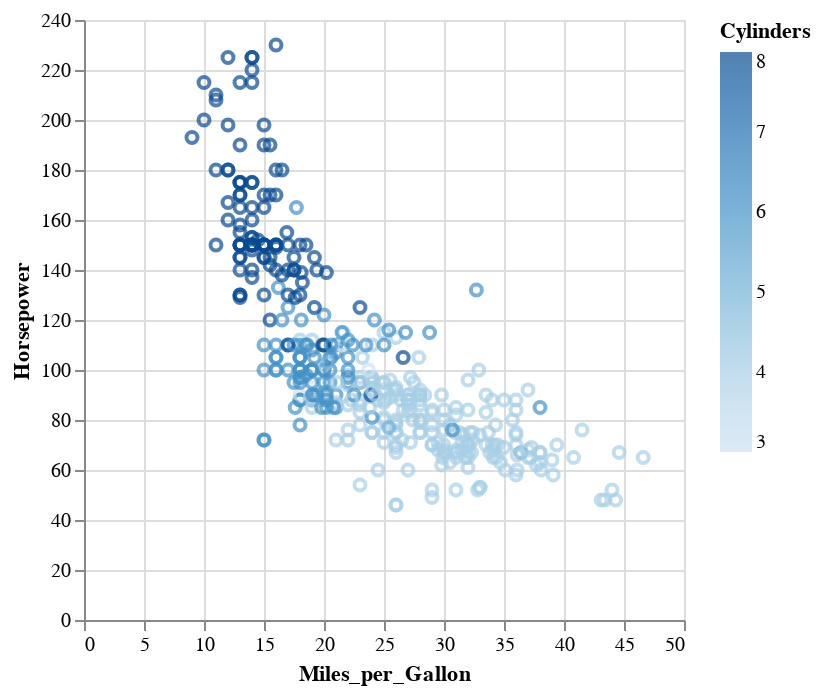

Notebook code cell kept with this figure:
### Markdown cell above
Непрерывный цвет формирует цветовую шкалу, подходящую для непрерывных данных. А как насчет промежуточного случая: упорядоченные категории, например количество цилиндров (Cylinders)?

### Code cell
alt.Chart(cars).mark_point().encode(
    x='Miles_per_Gallon',
    y='Horsepower',
    color='Cylinders'
)

### Figure 1 — Vega-Lite specification as saved in the notebook (floating-point values rounded to 4 significant figures; data arrays with more than 128 entries replaced by an {"elided": "..."} marker saying what was removed)
{"config": {"view": {"continuousWidth": 300, "continuousHeight": 300}}, "data": {"name": "data-f02450ab61490a1363517a0190416235"}, "mark": {"type": "point"}, "encoding": {"color": {"field": "Cylinders", "type": "quantitative"}, "x": {"field": "Miles_per_Gallon", "type": "quantitative"}, "y": {"field": "Horsepower", "type": "quantitative"}}, "$schema": "https://vega.github.io/schema/vega-lite/v5.15.1.json", "datasets": {"data-f02450ab61490a1363517a0190416235": {"elided": "406 records"}}}
